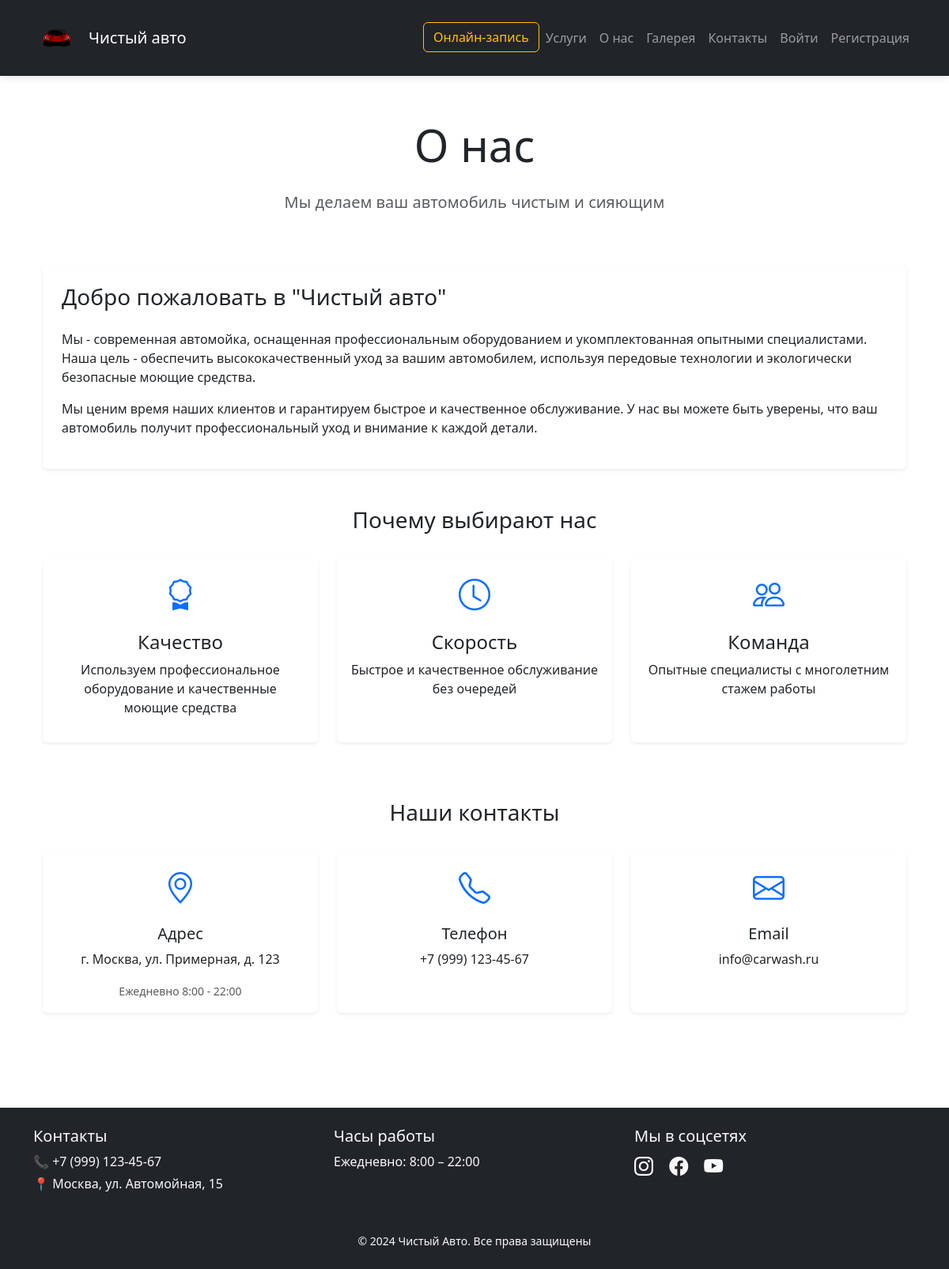
The page /about/ on the database its author committed.
### carwash/models.py (models this page shows, shortened)
class SiteSettings(models.Model):
    logo = models.ImageField(upload_to='logo/', verbose_name="Логотип")
    company_name = models.CharField(max_length=100, verbose_name="Название компании")
    class Meta:
        verbose_name = "Настройки сайта"
        verbose_name_plural = "Настройки сайта"

### carwash/views.py (the view)
# urls.py: path('about/', views.about, name='about'),
def about(request):
    return render(request, 'carwash/about.html')

### carwash/views.py (called while the page is built)
def base_context(request):
    site_settings = SiteSettings.objects.first()
    return {'site_settings': site_settings}

### carwash/templates/carwash/about.html (shortened to what this page needs)
{% extends 'carwash/base.html' %}
{% block content %}
<section class="about-us py-5">
    <div class="container">
        <div class="row">
            <div class="col-lg-8 mx-auto text-center mb-5">
                <h2 class="display-4 mb-4">О нас</h2>
                <p class="lead text-muted">Мы делаем ваш автомобиль чистым и сияющим</p>
            </div>
        </div>
        <div class="row mb-5">
            <div class="col-12">
                <div class="card border-0 shadow-sm">
                    <div class="card-body p-4">
                        <h3 class="mb-4">Добро пожаловать в "Чистый авто"</h3>
                        <p>Мы - современная автомойка, оснащенная профессиональным оборудованием и укомплектованная опытными специалистами. Наша цель - обеспечить высококачественный уход за вашим автомобилем, используя передовые технологии и экологически безопасные моющие средства.</p>
                        <p>Мы ценим время наших клиентов и гарантируем быстрое и качественное обслуживание. У нас вы можете быть уверены, что ваш автомобиль получит профессиональный уход и внимание к каждой детали.</p>
                    </div>
                </div>
            </div>
        </div>
        <div class="row mb-5">
            <div class="col-12 text-center mb-4">
                <h3>Почему выбирают нас</h3>
            </div>
            <div class="col-md-4 mb-4">
                <div class="card h-100 border-0 shadow-sm animated-card">
                    <div class="card-body text-center">
                        <i class="bi bi-award text-primary icon-main"></i>
                        <h4 class="mt-3">Качество</h4>
                        <p>Используем профессиональное оборудование и качественные моющие средства</p>
                    </div>
                </div>
            </div>
            <div class="col-md-4 mb-4">
                <div class="card h-100 border-0 shadow-sm animated-card">
                    <div class="card-body text-center">
                        <i class="bi bi-clock text-primary icon-main"></i>
                        <h4 class="mt-3">Скорость</h4>
                        <p>Быстрое и качественное обслуживание без очередей</p>
                    </div>
                </div>
            </div>
            <div class="col-md-4 mb-4">
                <div class="card h-100 border-0 shadow-sm animated-card">
                    <div class="card-body text-center">
                        <i class="bi bi-people text-primary icon-main"></i>
                        <h4 class="mt-3">Команда</h4>
                        <p>Опытные специалисты с многолетним стажем работы</p>
                    </div>
                </div>
            </div>
        </div>
        <div class="row">
            <div class="col-12 text-center mb-4">
                <h3>Наши контакты</h3>
            </div>
            <div class="col-md-4 mb-4">
                <div class="card h-100 border-0 shadow-sm animated-card">
                    <div class="card-body text-center">
                        <i class="bi bi-geo-alt text-primary icon-main"></i>
                        <h5 class="mt-3">Адрес</h5>
                        <p>г. Москва, ул. Примерная, д. 123</p>
                        <small class="text-muted">Ежедневно 8:00 - 22:00</small>
                    </div>
                </div>
            </div>
            <div class="col-md-4 mb-4">
                <div class="card h-100 border-0 shadow-sm animated-card">
                    <div class="card-body text-center">
                        <i class="bi bi-telephone text-primary icon-main"></i>
                        <h5 class="mt-3">Телефон</h5>
                        <p>+7 (999) 123-45-67</p>
                    </div>
                </div>
            </div>
            <div class="col-md-4 mb-4">
                <div class="card h-100 border-0 shadow-sm animated-card">
                    <div class="card-body text-center">
                        <i class="bi bi-envelope text-primary icon-main"></i>
                        <h5 class="mt-3">Email</h5>
                        <p>info@carwash.ru</p>
                    </div>
                </div>
            </div>
        </div>
    </div>
</section>
{% endblock %}

### carwash/templates/carwash/base.html (shortened to what this page needs)
<!DOCTYPE html>
{% load static %}
<html lang="ru">
<head>
    <link rel="stylesheet" href="https://unpkg.com/swiper/swiper-bundle.min.css">
    <link href="https://cdn.jsdelivr.net/npm/bootstrap@5.3.0/dist/css/bootstrap.min.css" rel="stylesheet">
    <link rel="stylesheet" href="{% static 'css/styles.css' %}">
    <link rel="stylesheet" href="https://cdn.jsdelivr.net/npm/bootstrap-icons@1.11.0/font/bootstrap-icons.css">
</head>
<body>
    <nav class="navbar navbar-expand-lg navbar-dark bg-dark fixed-top">
        <div class="container">
            <a class="navbar-brand" href="/">
                <img src="{{ site_settings.logo.url }}" alt="Логотип" width="60" class="d-inline-block align-text-top">
                <span>{{ site_settings.company_name }}</span>
            </a>
            <div class="collapse navbar-collapse" id="navbarNav">
                <ul class="navbar-nav ms-auto">
                    <li class="nav-item">
                        <a class="btn btn-outline-warning ms-2" href="{% url 'home' %}#booking">Онлайн-запись</a>
                    </li>
                    <li class="nav-item">
                        <a class="nav-link" href="{% url 'services' %}">Услуги</a>
                    </li>
                    <li class="nav-item">
                        <a class="nav-link" href="{% url 'about' %}">О нас</a>
                    </li>
                    <li class="nav-item">
                        <a class="nav-link" href="{% url 'gallery' %}">Галерея</a>
                    </li>
                    <li class="nav-item">
                        <a class="nav-link" href="{% url 'contacts' %}">Контакты</a>
                    </li>
                    {% if user.is_authenticated %}
    <li class="nav-item dropdown">
        <a class="nav-link dropdown-toggle" href="#" role="button" data-bs-toggle="dropdown">
            {{ user.username }}
        </a>
        <ul class="dropdown-menu">
            <li><a class="dropdown-item" href="{% url 'profile' %}">Профиль</a></li>
            <li><hr class="dropdown-divider"></li>
            <li><a class="dropdown-item" href="{% url 'logout' %}">Выйти</a></li>
        </ul>
    </li>
    {% else %}
    <li class="nav-item">
        <a class="nav-link" href="{% url 'login' %}">Войти</a>
    </li>
    <li class="nav-item">
        <a class="nav-link" href="{% url 'register' %}">Регистрация</a>
    </li>
    {% endif %}
                </ul>
            </div>
        </div>
    </nav>
    <main class="container mt-5 pt-4">
        {% block content %}{% endblock %}
    </main>
    <footer class="bg-dark text-light py-4 mt-5">
        <div class="container">
            <div class="row">
                <div class="col-md-4 mb-3">
                    <h5>Контакты</h5>
                    <p class="mb-1">📞 +7 (999) 123-45-67</p>
                    <p>📍 Москва, ул. Автомойная, 15</p>
                </div>
                <div class="col-md-4 mb-3">
                    <h5>Часы работы</h5>
                    <p>Ежедневно: 8:00 – 22:00</p>
                </div>
                <div class="col-md-4">
                    <h5>Мы в соцсетях</h5>
                    <a href="#" class="text-light me-3"><i class="bi bi-instagram"></i></a>
                    <a href="#" class="text-light me-3"><i class="bi bi-facebook"></i></a>
                    <a href="#" class="text-light"><i class="bi bi-youtube"></i></a>
                </div>
            </div>
            <div class="text-center mt-3">
                <small>© 2024 Чистый Авто. Все права защищены</small>
            </div>
        </div>
    </footer>
    <link rel="stylesheet" href="https://cdn.jsdelivr.net/npm/bootstrap-icons@1.11.0/font/bootstrap-icons.css">
</body>
</html>

### static/css/styles.css (style rules this page uses)
.card { transition: transform 0.3s; }
.navbar { padding: 0.8rem 0; box-shadow: 0 2px 10px rgba(0, 0, 0, 0.1); }
.navbar-brand img { margin-right: 10px; }
.nav-link { font-weight: 500; transition: all 0.3s ease; }
body { padding-top: 30px; }
.bi { font-size: 1.5rem; vertical-align: middle; transition: color 0.3s; }
.navbar-brand { display: flex; align-items: center; }
.navbar-brand img { margin-right: 10px; height: auto; }
.navbar-brand span { font-size: 1.25rem; font-weight: 500; color: #fff; }
html { scroll-behavior: smooth; }
.card { transition: all 0.3s ease; }
.animated-card { opacity: 0; transform: translateY(30px); transition: all 0.4s ease-out; animation: cardAppear 0.6s ease forwards; }
.icon-main { font-size: 2.5rem; transition: transform 0.3s ease; }
.animated-card:nth-child(1) { animation-delay: 0.2s; }

### rows shown on the page
SiteSettings: logo (picture), company_name "Чистый авто"
